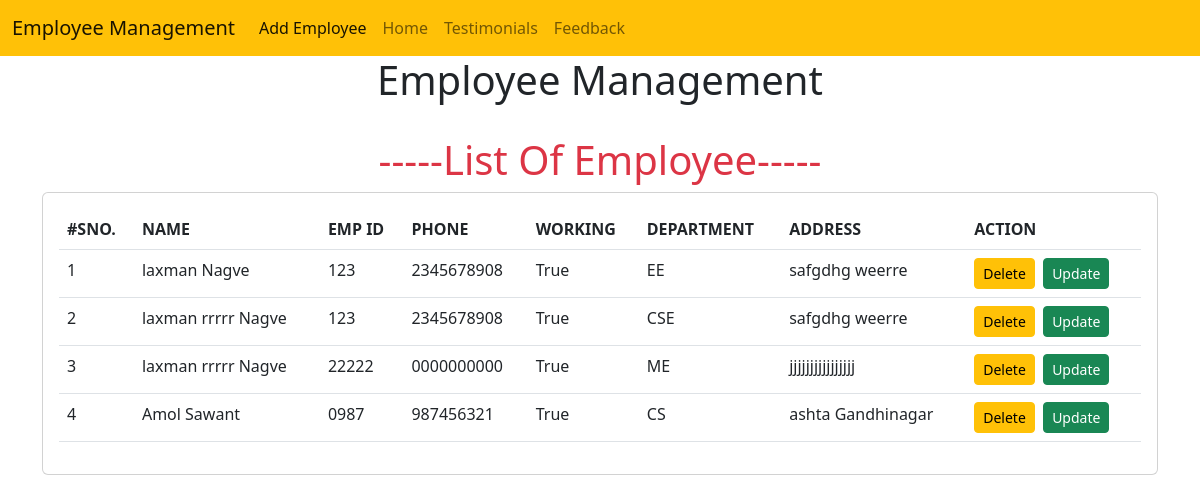
The page /emp/home/ on the database its author committed.
### emp/models.py (models this page shows, shortened)
class Emp(models.Model):
    name=models.CharField(max_length=200)
    emp_id=models.CharField(max_length=200)
    phone=models.CharField(max_length=12)
    address=models.CharField(max_length=150)
    working=models.BooleanField(default=True)
    department=models.CharField(max_length=20)

### emp/views.py (the view)
# urls.py: path('home/',emp_home),
def emp_home(request):
    emps=Emp.objects.all()
    return render(request,"emp/home.html",{'emps':emps})

### myapp/templates/emp/home.html (shortened to what this page needs)
<!doctype html>
<html lang="en">
  <head>
    <link href="https://cdn.jsdelivr.net/npm/bootstrap@5.2.3/dist/css/bootstrap.min.css" rel="stylesheet">
  </head>
  <body>
    {% include 'emp/navbar.html' %}
    <h1 class="text-center nmy-3">Employee Management</h1>&nbsp;&nbsp;&nbsp;&nbsp;
    <h1 class="text-center nmy-3 text-danger">-----List Of Employee-----</h1>
    <div class="container">
      <div class="row">
        <div class="col-md-12">
          <div class="card">
            <div class="card-body">
              <table class="table">
                <thead>
                  <tr>
                    <th>#SNO.</th>
                    <th>NAME</th>
                    <th>EMP ID</th>
                    <th>PHONE</th>
                    <th>WORKING</th>
                    <th>DEPARTMENT</th>
                    <th>ADDRESS</th>
                    <th>ACTION</th>
                  </tr>
                </thead>
                <tbody>
                  {% for e in emps %}
                  <tr>
                    <td>{{forloop.counter}}</td>
                    <td>{{e.name}}</td>
                    <td>{{e.emp_id}}</td>
                    <td>{{e.phone}}</td>
                    <td>{{e.working}}</td>
                    <td>{{e.department}}</td>
                    <td>{{e.address}}</td>
                    <td>
                      <a href="/emp/delete-emp/{{e.id}}" button class="btn btn-warning btn-sm"> Delete </a>&nbsp;
                      <a href="/emp/update-emp/{{e.id}}" button class="btn btn-success btn-sm">Update</a>
                    </td>
                  </tr>
                  {% endfor %}
                </tbody>
              </table>
              </div>
            </div>
          </div>
        </div>
      </div>
  </body>
</html>

### myapp/templates/emp/navbar.html (shortened to what this page needs)
<nav class="navbar navbar-expand-lg bg-warning">
    <div class="container-fluid">
      <a class="navbar-brand" href="#">Employee Management</a>
      <div class="collapse navbar-collapse" id="navbarSupportedContent">
        <ul class="navbar-nav me-auto mb-2 mb-lg-0">
          <li class="nav-item">
            <a class="nav-link active" aria-current="page" href="/emp/add-emp/">Add Employee</a>
          </li>
          <li class="nav-item">
            <a class="nav-link" href="/emp/home/">Home</a>
          </li>
          <li class="nav-item">
            <a class="nav-link" href="/emp/testimonials/">Testimonials</a>
          </li>
          <li class="nav-item">
            <a class="nav-link" href="/emp/feedback/">Feedback</a>
          </li>
        </ul>
      </div>
    </div>
  </nav>

### rows shown on the page
Emp: name "laxman Nagve", emp_id "123", phone "2345678908", working "True", department "EE", address "safgdhg weerre"
Emp: name "laxman rrrrr Nagve", emp_id "123", phone "2345678908", working "True", department "CSE", address "safgdhg weerre"
Emp: name "laxman rrrrr Nagve", emp_id "22222", phone "0000000000", working "True", department "ME", address "jjjjjjjjjjjjjjjj"
Emp: name "Amol Sawant", emp_id "0987", phone "987456321", working "True", department "CS", address "ashta Gandhinagar"
